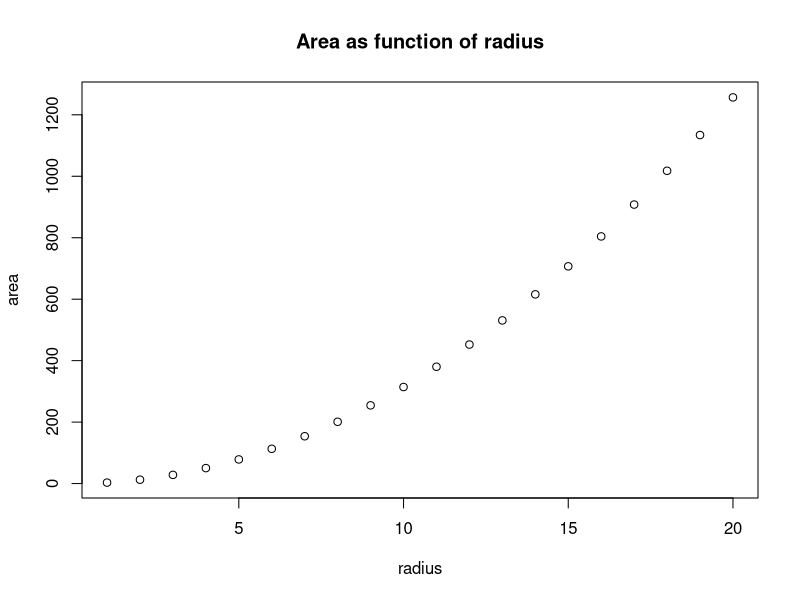
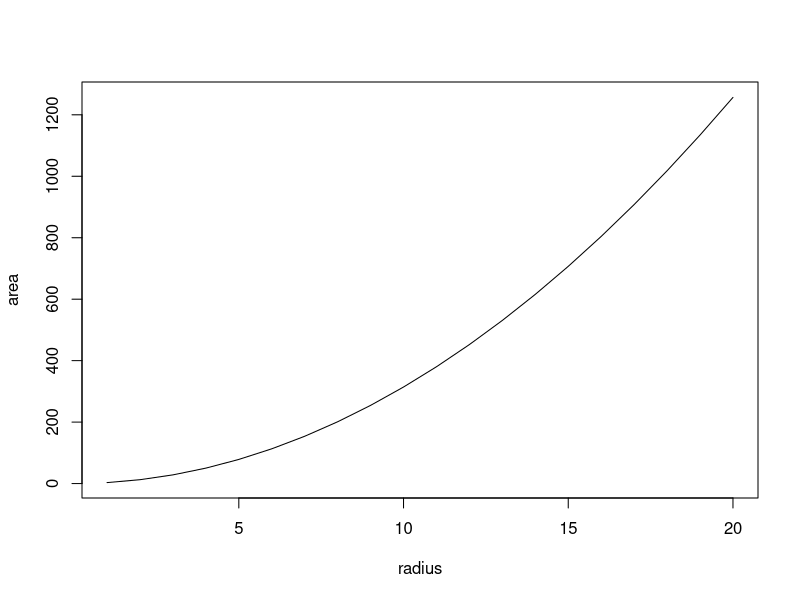
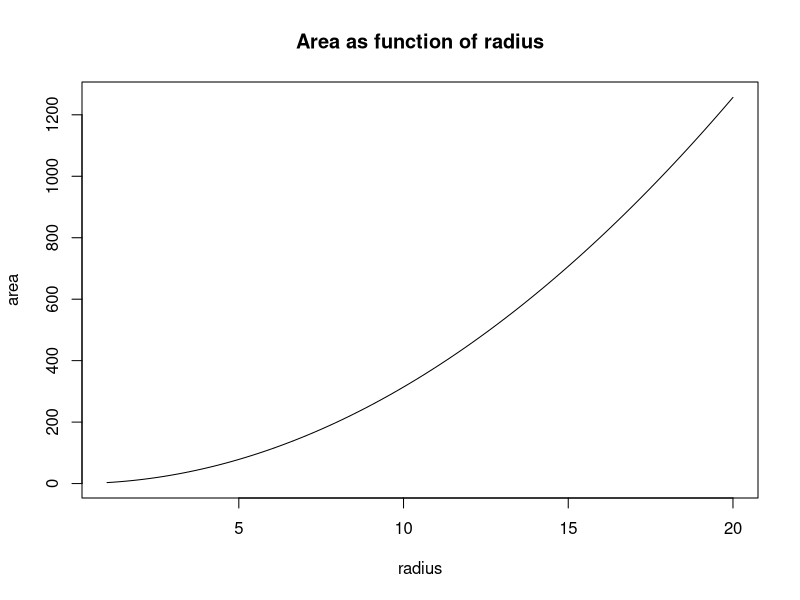
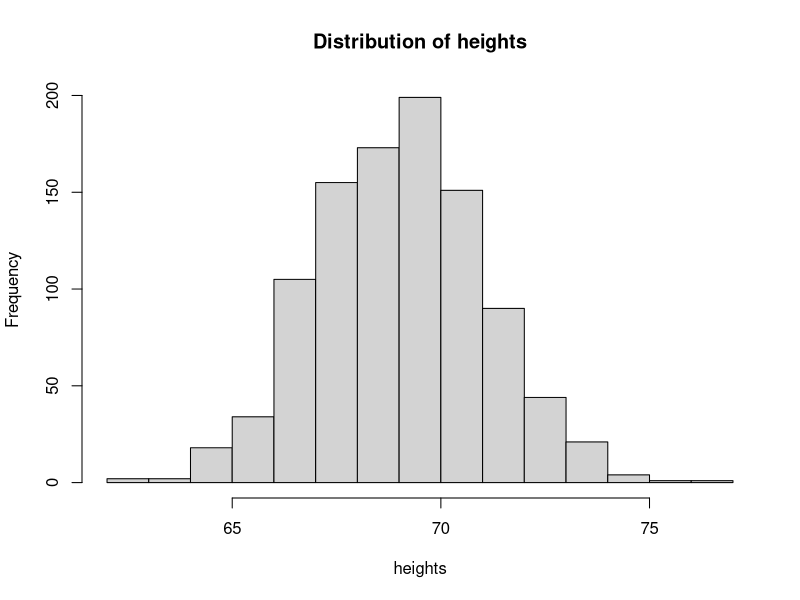
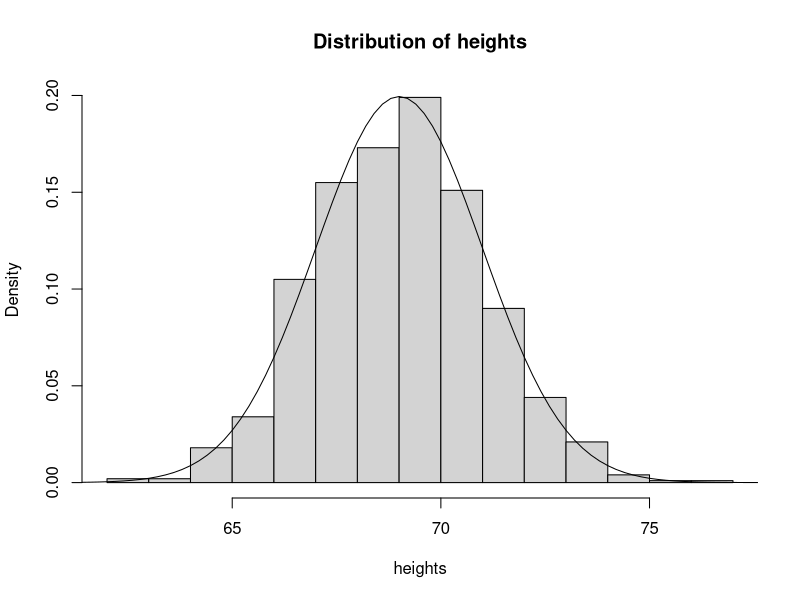
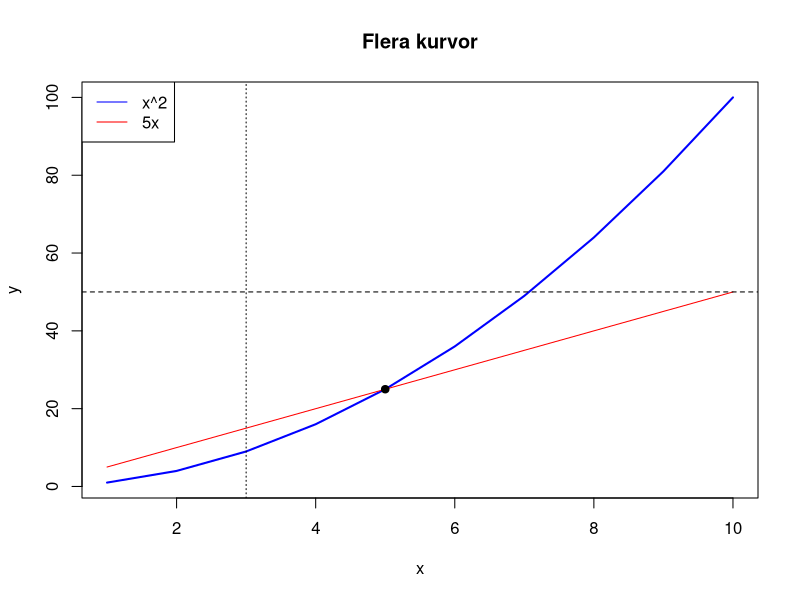
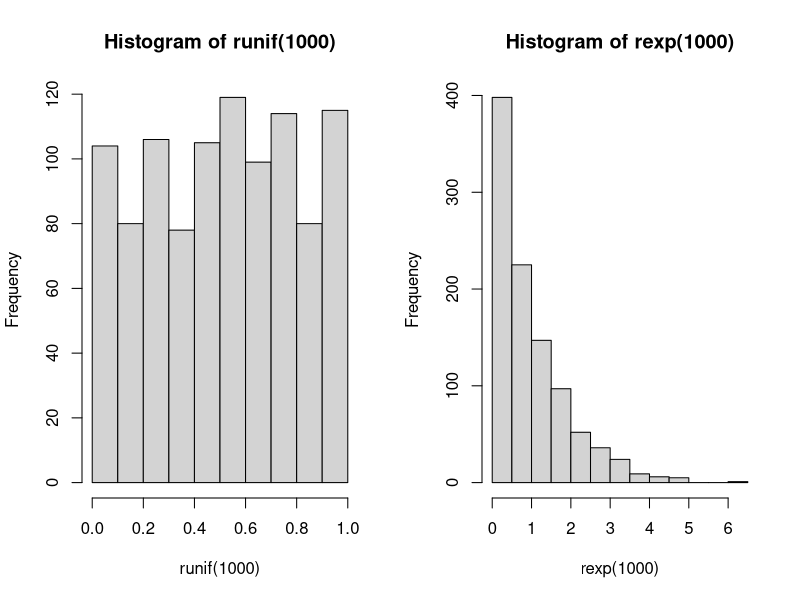
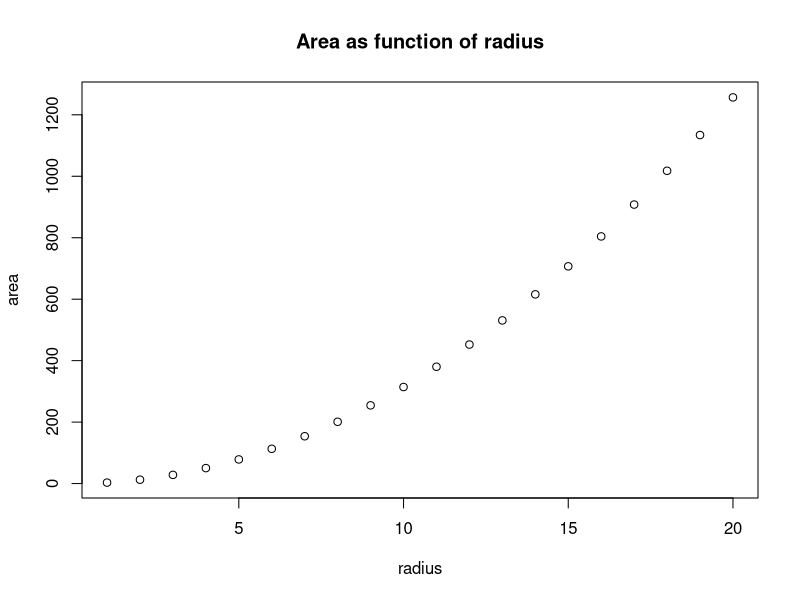

Recreate these plots in R, in order.
# =====================================================================
# 05 GRAFER OCH SKRIPTFILER
# Dobrow Appendix A, avsnitt 7 och 8
# =====================================================================

set.seed(3)


# ---- plot: punkter och linjer ----------------------------------------
radius <- 1:20
area <- pi * radius^2
plot(radius, area, main = "Area as function of radius")
plot(radius, area, type = "l")          # "l" = linje, "b" = båda, "s" = trappa


# ---- curve: rita en funktion av x ------------------------------------
curve(pi * x^2, 1, 20, xlab = "radius", ylab = "area",
      main = "Area as function of radius")


# ---- hist: histogram -------------------------------------------------
heights <- rnorm(1000, 69, 2)
hist(heights, main = "Distribution of heights")              # antal
hist(heights, main = "Distribution of heights", freq = FALSE)  # täthet
curve(dnorm(x, 69, 2), 60, 80, add = TRUE)                   # lägg på kurva


# ---- Användbara tillägg ----------------------------------------------
plot(1:10, (1:10)^2, type = "l", col = "blue", lwd = 2,
     xlab = "x", ylab = "y", main = "Flera kurvor")
lines(1:10, 5 * (1:10), col = "red")     # lägg till linje i befintlig graf
points(5, 25, pch = 19)                  # lägg till punkt
abline(h = 50, lty = 2)                  # horisontell linje
abline(v = 3, lty = 3)                   # vertikal linje
legend("topleft", legend = c("x^2", "5x"), col = c("blue", "red"), lty = 1)

par(mfrow = c(1, 2))                     # två grafer bredvid varandra
hist(runif(1000))
hist(rexp(1000))
par(mfrow = c(1, 1))                     # återställ


# ---- 8. Skriptfiler --------------------------------------------------
# Den här filen ÄR ett skript. Markera rader och kör dem, eller kör hela
# filen med source("05_grafer_skript.R").
# Nedan är exemplet scriptsample.R från boken.

### Area of circle
radius <- 1:20
area <- pi * radius^2
plot(radius, area, main = "Area as function of radius")

### Coin flips: löpande andel krona (stora talens lag)
n <- 1000
coinflips <- sample(0:1, n, replace = TRUE)
heads <- cumsum(coinflips)               # antal krona efter k kast
prop <- heads / (1:n)                    # andel krona efter k kast
plot(1:n, prop, type = "l", xlab = "Number of coins",
     ylab = "Running average",
     main = "Running proportion of heads in 1000 coin flips")
abline(h = 0.5)


# =====================================================================
# ÖVNINGAR
# =====================================================================

# 8.1 Ändra exemplet så att det beräknar volymen av en sfär, (4/3) pi r^3.
#     Plotta volymen som funktion av radien för r = 1 till 100.


# 8.2 Ändra myntkastet så att P(krona) = 0.51. Vad händer med grafen?
#     Tips: sample(0:1, n, replace = TRUE, prob = c(0.49, 0.51))


# 8.3 Stickprovsstandardavvikelsen är
#       s = sqrt( 1/(n-1) * summa (x_i minus medel)^2 )
#     Skriv ett kommando som beräknar s för heltalen 1 till n, för
#     n = 2, 10 och 10000. Jämför med sd().
